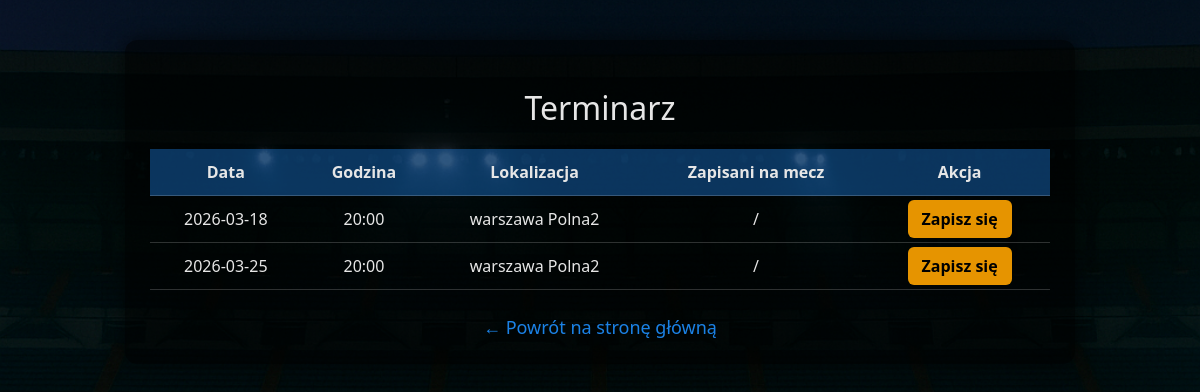
Page /terminarz on the committed database.
### tables this page shows
CREATE TABLE matches (
            id INTEGER PRIMARY KEY AUTOINCREMENT,
            match_date TEXT NOT NULL,
            match_time TEXT NOT NULL,
            location TEXT NOT NULL,
            free_slots INTEGER NOT NULL
        );

### app.py (the view)
@app.route("/terminarz")
def terminarz():
    conn = get_db()
    matches = conn.execute("SELECT * FROM matches ORDER BY match_date ASC").fetchall()
    conn.close()
    return render_template("terminarz.html", matches=matches)

### app.py (called while the page is built)
def get_db():
    conn = sqlite3.connect("database.db")
    conn.row_factory = sqlite3.Row
    return conn

### templates/terminarz.html (shortened to what this page needs)
<!DOCTYPE html>
<html lang="pl">
<head>
</head>
<body>
<div class="container">
    <h1>Terminarz</h1>
    <table>
        <tr>
            <th>Data</th>
            <th>Godzina</th>
            <th>Lokalizacja</th>
            <th>Zapisani na mecz</th>
            <th>Akcja</th>
        </tr>
        {% for m in matches %}
        <tr>
            <td>{{ m.match_date }}</td>
            <td>{{ m.match_time }}</td>
            <td>{{ m.location }}</td>
            <td>{{ m.signed_up }}/{{ m.max_slots }}</td>
            <td>
                <a href="/terminarz/signup/{{ m.id }}" class="signup-btn">Zapisz się</a>
            </td>
        </tr>
        {% endfor %}
    </table>
    <a href="/" class="back">← Powrót na stronę główną</a>
</div>
</body>
</html>

### templates/terminarz.html (style rules this page uses)
body { margin: 0; padding: 0; font-family: "Segoe UI", Arial, sans-serif; color: #fff; background-image: url('/static/stadium.jpg'); background-size: cover; background-position: center; background-repeat: no-repeat; filter: brightness(0.9); }
.container { width: 90%; max-width: 900px; margin: 40px auto; background: rgba(0,0,0,0.55); padding: 25px; border-radius: 12px; backdrop-filter: blur(6px); box-shadow: 0 0 20px rgba(0,0,0,0.6); }
h1 { text-align: center; font-weight: 300; margin-bottom: 20px; }
table { width: 100%; border-collapse: collapse; margin-top: 15px; }
th, td { padding: 12px; text-align: center; border-bottom: 1px solid rgba(255,255,255,0.2); }
th { background: rgba(30,144,255,0.4); }
.signup-btn { padding: 8px 14px; background: orange; color: black; border-radius: 6px; text-decoration: none; font-weight: bold; transition: 0.2s; }
a.back { display: block; text-align: center; margin-top: 25px; color: #1e90ff; text-decoration: none; font-size: 18px; }

### rows in the picture
matches: match_date "2026-03-18", match_time "20:00", location "warszawa Polna2"
matches: match_date "2026-03-25", match_time "20:00", location "warszawa Polna2"
